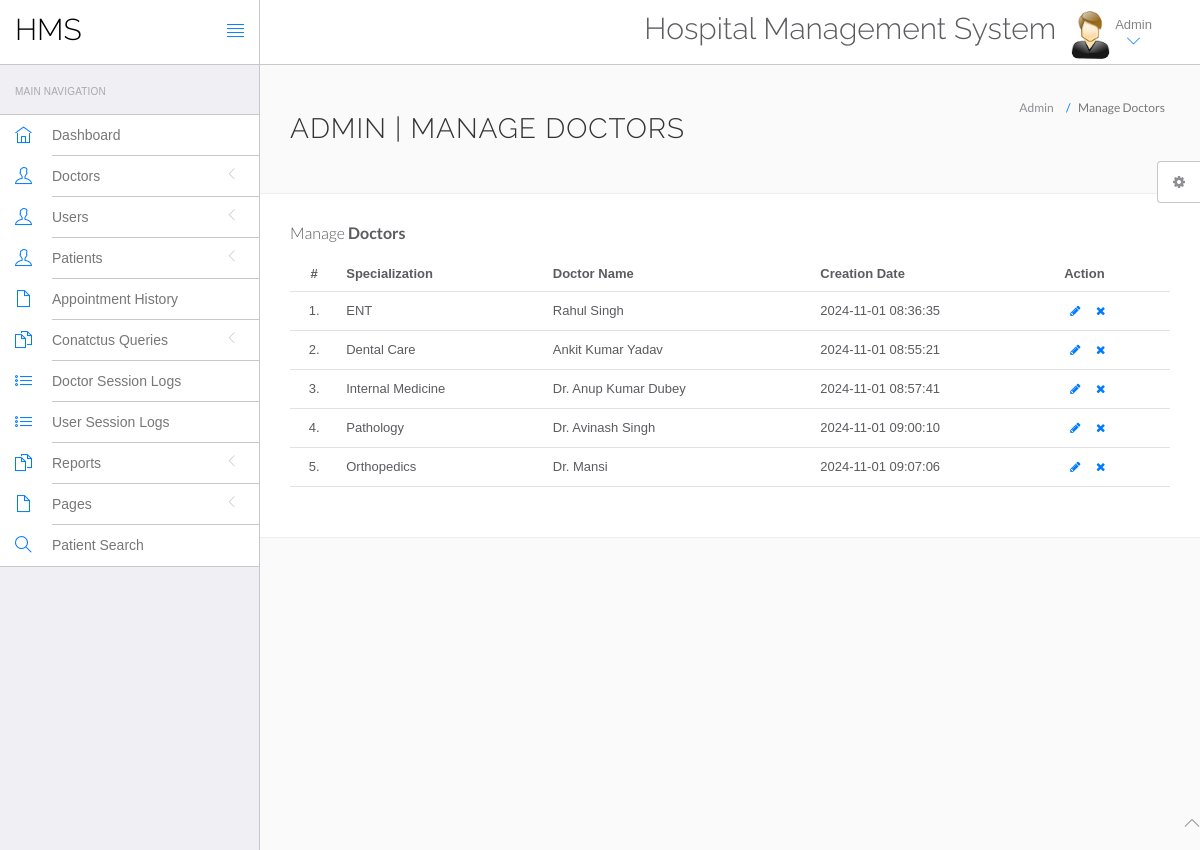
The page /hospital/hms/admin/manage-doctors.php (signed in) on the database its author committed.
### tables this page shows
CREATE TABLE `doctors` (
  `id` int(11) NOT NULL,
  `specilization` varchar(255) DEFAULT NULL,
  `doctorName` varchar(255) DEFAULT NULL,
  `address` longtext DEFAULT NULL,
  `docFees` varchar(255) DEFAULT NULL,
  `contactno` bigint(11) DEFAULT NULL,
  `docEmail` varchar(255) DEFAULT NULL,
  `password` varchar(255) DEFAULT NULL,
  `creationDate` timestamp NULL DEFAULT current_timestamp(),
  `updationDate` timestamp NULL DEFAULT NULL ON UPDATE current_timestamp()
);

### hospital/hms/admin/manage-doctors.php (the view, shortened to what this page needs)
<?php
include('include/config.php');
if(strlen($_SESSION['id']==0)) {
 header('location:logout.php');
  } else{
?>
<!DOCTYPE html>
<html lang="en">
	<head>
		<link rel="stylesheet" href="vendor/bootstrap/css/bootstrap.min.css">
		<link rel="stylesheet" href="vendor/fontawesome/css/font-awesome.min.css">
		<link rel="stylesheet" href="vendor/themify-icons/themify-icons.min.css">
		<link href="vendor/animate.css/animate.min.css" rel="stylesheet" media="screen">
		<link href="vendor/perfect-scrollbar/perfect-scrollbar.min.css" rel="stylesheet" media="screen">
		<link href="vendor/switchery/switchery.min.css" rel="stylesheet" media="screen">
		<link href="vendor/bootstrap-touchspin/jquery.bootstrap-touchspin.min.css" rel="stylesheet" media="screen">
		<link href="vendor/select2/select2.min.css" rel="stylesheet" media="screen">
		<link href="vendor/bootstrap-datepicker/bootstrap-datepicker3.standalone.min.css" rel="stylesheet" media="screen">
		<link href="vendor/bootstrap-timepicker/bootstrap-timepicker.min.css" rel="stylesheet" media="screen">
		<link rel="stylesheet" href="assets/css/styles.css">
		<link rel="stylesheet" href="assets/css/plugins.css">
		<link rel="stylesheet" href="assets/css/themes/theme-1.css" id="skin_color" />
	</head>
	<body>
		<div id="app">
<?php include('include/sidebar.php');?>
			<div class="app-content">
						<?php include('include/header.php');?>
				<div class="main-content" >
					<div class="wrap-content container" id="container">
						<section id="page-title">
							<div class="row">
								<div class="col-sm-8">
									<h1 class="mainTitle">Admin | Manage Doctors</h1>
																	</div>
								<ol class="breadcrumb">
									<li>
										<span>Admin</span>
									</li>
									<li class="active">
										<span>Manage Doctors</span>
									</li>
								</ol>
							</div>
						</section>
						<div class="container-fluid container-fullw bg-white">
									<div class="row">
								<div class="col-md-12">
									<h5 class="over-title margin-bottom-15">Manage <span class="text-bold">Doctors</span></h5>
									<table class="table table-hover" id="sample-table-1">
										<thead>
											<tr>
												<th class="center">#</th>
												<th>Specialization</th>
												<th class="hidden-xs">Doctor Name</th>
												<th>Creation Date </th>
												<th>Action</th>
											</tr>
										</thead>
										<tbody>
<?php
$sql=mysqli_query($con,"select * from doctors");
$cnt=1;
while($row=mysqli_fetch_array($sql))
{
?>
											<tr>
												<td class="center"><?php echo $cnt;?>.</td>
												<td class="hidden-xs"><?php echo $row['specilization'];?></td>
												<td><?php echo $row['doctorName'];?></td>
												<td><?php echo $row['creationDate'];?>
												</td>
												<td >
												<div class="visible-md visible-lg hidden-sm hidden-xs">
							<a href="edit-doctor.php?id=<?php echo $row['id'];?>" class="btn btn-transparent btn-xs" tooltip-placement="top" tooltip="Edit"><i class="fa fa-pencil"></i></a>
	<a href="manage-doctors.php?id=<?php echo $row['id']?>&del=delete" onClick="return confirm('Are you sure you want to delete?')"class="btn btn-transparent btn-xs tooltips" tooltip-placement="top" tooltip="Remove"><i class="fa fa-times fa fa-white"></i></a>
												</div>
												</td>
											</tr>
											<?php
$cnt=$cnt+1;
											 }?>
										</tbody>
									</table>
								</div>
							</div>
								</div>
							</div>
						</div>
					</div>
				</div>
	<?php include('include/footer.php');?>
	<?php include('include/setting.php');?>
	</body>
</html>
<?php } ?>

### hospital/hms/admin/assets/css/themes/theme-1.css (style rules this page uses)
body { background: #FAFAFA; }

### rows shown on the page
doctors: specilization "ENT", doctorName "Rahul Singh", creationDate "2024-11-01 08:36:35"
doctors: specilization "Dental Care", doctorName "Ankit Kumar Yadav", creationDate "2024-11-01 08:55:21"
doctors: specilization "Internal Medicine", doctorName "Dr. Anup Kumar Dubey", creationDate "2024-11-01 08:57:41"
doctors: specilization "Pathology", doctorName "Dr. Avinash Singh", creationDate "2024-11-01 09:00:10"
doctors: specilization "Orthopedics", doctorName "Dr. Mansi", creationDate "2024-11-01 09:07:06"
